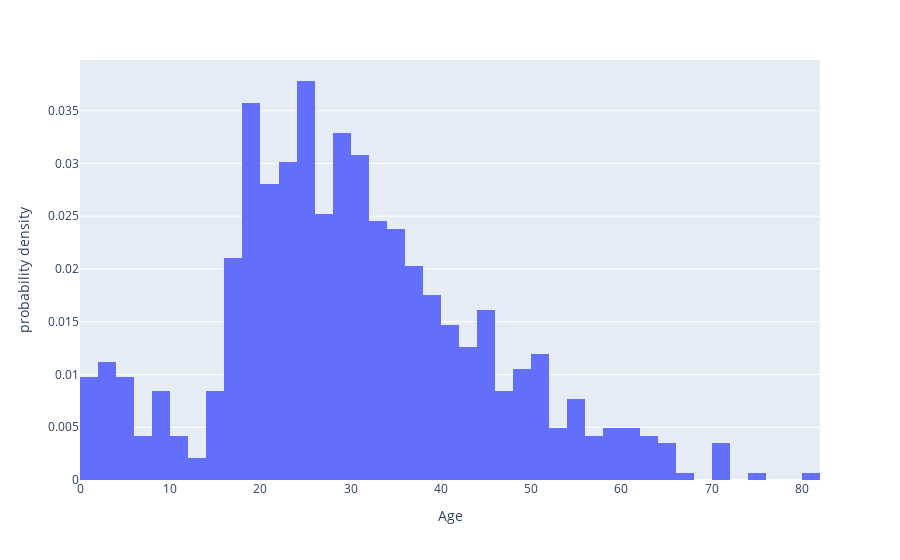

The code cell stored with this chart in its notebook:
### Code cell
fig = px.histogram(df, x='Age', nbins=50, histnorm='probability density')
fig.show()

### Figure 1 — Plotly figure (JSON) as saved in the notebook; plotly's stock layout.template omitted (floating-point values rounded to 4 significant figures; data arrays with more than 128 entries replaced by an {"elided": "..."} marker saying what was removed)
{"data": [{"alignmentgroup": "True", "bingroup": "x", "histnorm": "probability density", "hovertemplate": "Age=%{x}<br>probability density=%{y}<extra></extra>", "legendgroup": "", "marker": {"color": "#636efa", "pattern": {"shape": ""}}, "name": "", "nbinsx": 50, "offsetgroup": "", "orientation": "v", "showlegend": false, "type": "histogram", "x": {"elided": "891 float values"}, "xaxis": "x", "yaxis": "y"}], "layout": {"barmode": "relative", "legend": {"tracegroupgap": 0}, "margin": {"t": 60}, "xaxis": {"anchor": "y", "domain": [0, 1], "title": {"text": "Age"}}, "yaxis": {"anchor": "x", "domain": [0, 1], "title": {"text": "probability density"}}}}
